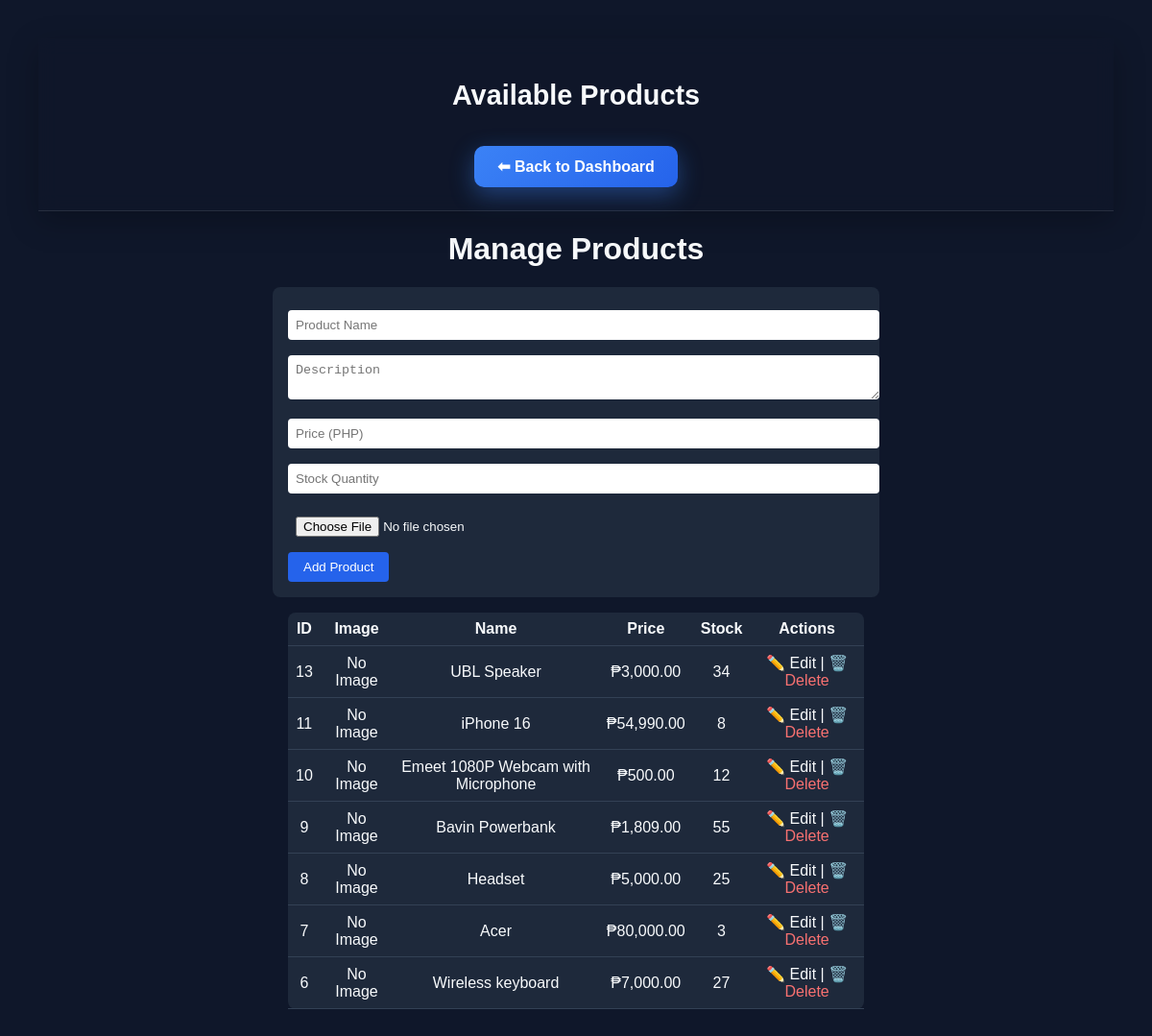
The page /products_management.php (signed in) on the database its author committed.
### tables this page shows
CREATE TABLE `products` (
  `id` int NOT NULL AUTO_INCREMENT,
  `name` varchar(255) DEFAULT NULL,
  `description` text,
  `price` decimal(10,2) DEFAULT NULL,
  `stock` int DEFAULT '0',
  `image` varchar(255) DEFAULT NULL,
  PRIMARY KEY (`id`)
);

### products_management.php (the view, shortened to what this page needs)
<?php
include 'db_connect.php';
$user_id = $_SESSION['user_id'];
$stmt = $pdo->prepare("SELECT name, role FROM users WHERE id = ?");
$stmt->execute([$user_id]);
$user = $stmt->fetch(PDO::FETCH_ASSOC);
$upload_dir = __DIR__ . '/uploads/products/';
$stmt = $pdo->query("SELECT * FROM products ORDER BY id DESC");
$products = $stmt->fetchAll(PDO::FETCH_ASSOC);
?>
<!DOCTYPE html>
<html lang="en">
<head>
</head>
<body>
<header>
    <h1>Available Products</h1>
    <?php
    $dashboard = 'login.php';
    if ($user['role'] === 'admin') { $dashboard = 'admin_dashboard.php'; }
    elseif ($user['role'] === 'staff') { $dashboard = 'staff_dashboard.php'; }
    elseif ($user['role'] === 'customer') { $dashboard = 'customer_dashboard.php'; }
    ?>
    <a href="<?= $dashboard ?>" class="back-btn">⬅ Back to Dashboard</a>
</header>
<h1>Manage Products</h1>
<form method="post" enctype="multipart/form-data">
    <input type="text" name="name" placeholder="Product Name" required>
    <textarea name="description" placeholder="Description" required></textarea>
    <input type="number" step="0.01" name="price" placeholder="Price (PHP)" required>
    <input type="number" name="stock" placeholder="Stock Quantity" required>
    <input type="file" name="image" accept="image/*">
    <button type="submit" name="add_product">Add Product</button>
</form>
<table>
    <thead>
        <tr><th>ID</th><th>Image</th><th>Name</th><th>Price</th><th>Stock</th><th>Actions</th></tr>
    </thead>
    <tbody>
        <?php foreach ($products as $product): ?>
        <tr>
            <td><?= $product['id'] ?></td>
            <td>
                <?php if ($product['image'] && file_exists($upload_dir . $product['image'])): ?>
                    <img src="uploads/products/<?= htmlspecialchars($product['image']) ?>" alt="Product" class="product-thumb">
                <?php else: ?>
                    No Image
                <?php endif; ?>
            </td>
            <td><?= htmlspecialchars($product['name']) ?></td>
            <td>₱<?= number_format($product['price'], 2) ?></td>
            <td><?= $product['stock'] ?></td>
            <td>
                <span class="edit-btn" onclick="openModal(<?= htmlspecialchars(json_encode($product)) ?>)">✏️ Edit</span> |
                <a href="?delete=<?= $product['id'] ?>" class="delete" onclick="return confirm('Delete this product?')">🗑️ Delete</a>
            </td>
        </tr>
        <?php endforeach; ?>
    </tbody>
</table>
</body>
</html>

### products_management.php (style rules this page uses)
body { background: #0f172a; color: #f8fafc; font-family: sans-serif; padding: 2rem; }
header { background: rgba(15, 23, 42, 0.8); backdrop-filter: blur(10px); padding: 1.5rem; text-align: center; border-bottom: 1px solid rgba(255,255,255,0.1); box-shadow: 0 10px 30px rgba(0,0,0,0.25); }
.back-btn { display: inline-block; margin-top: 1rem; background: linear-gradient(135deg, #3b82f6, #2563eb); color: #fff; padding: 0.75rem 1.5rem; border-radius: 10px; text-decoration: none; font-weight: 600; transition: 0.3s; box-shadow: 0 8px 24px rgba(59, 130, 246, 0.4); }
header h1 { font-size: 1.8rem; font-weight: 700; }
h1 { text-align: center; }
form, table { max-width: 600px; margin: 1rem auto; background: #1e293b; padding: 1rem; border-radius: 8px; }
input, textarea { width: 100%; margin: 0.5rem 0; padding: 0.5rem; border-radius: 4px; border: none; }
button { padding: 0.5rem 1rem; background: #2563eb; color: #fff; border: none; border-radius: 4px; cursor: pointer; }
table { width: 100%; border-collapse: collapse; margin-top: 1rem; }
th, td { padding: 0.5rem; border-bottom: 1px solid #334155; text-align: center; }
a.delete { color: #f87171; text-decoration: none; }

### rows shown on the page
products: id "13", shows "No Image", name "UBL Speaker", price "3,000.00", stock "34"
products: id "11", shows "No Image", name "iPhone 16", price "54,990.00", stock "8"
products: id "10", shows "No Image", name "Emeet 1080P Webcam with Microphone", price "500.00", stock "12"
products: id "9", shows "No Image", name "Bavin Powerbank", price "1,809.00", stock "55"
products: id "8", shows "No Image", name "Headset", price "5,000.00", stock "25"
products: id "7", shows "No Image", name "Acer", price "80,000.00", stock "3"
products: id "6", shows "No Image", name "Wireless keyboard", price "7,000.00", stock "27"
